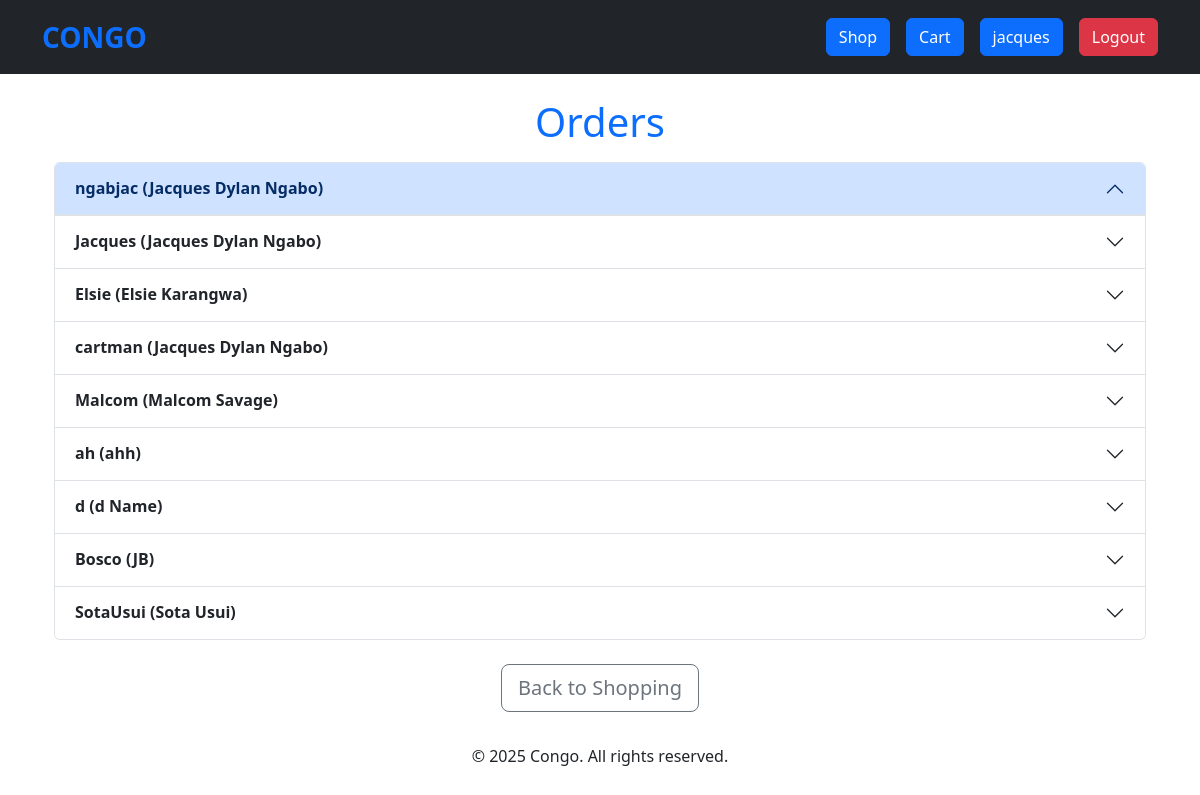
The app's page /orders/ (signed in) with its own data.
### models.py (models this page shows)
class Order(db.Model):
    id = db.Column(db.Integer, primary_key=True)
    username = db.Column(db.String(80), unique=False, nullable=False)
    realname = db.Column(db.String(200), unique=False, nullable=False)
    mailingaddress = db.Column(db.String(200), unique=False, nullable=False)
    cart = db.Column(JSON, nullable=False)

### app.py (the view)
@app.route("/orders/", methods=["GET"])
def orders():
    orders = Order.query.all()
    grouped_orders = defaultdict(list)
    for order in orders:
        grouped_orders[order.username].append(order)  # Group the orders by the username
    return render_template("orders.html", grouped_orders=grouped_orders)

### app.py (called while the page is built)
@app.before_request
def check_login():
    if (
        request.path == url_for("register_form")
        or request.path == url_for("login_form")
        or request.path == url_for("orders")
        or request.path == url_for("create_user")
        or request.path.startswith("/static/")
    ):
        pass
    elif "username" not in session:
        return redirect(url_for("login_form"))

@app.after_request
def add_no_cache_headers(response):
    response.headers["Cache-Control"] = "no-store, no-cache, must-revalidate, max-age=0"
    response.headers["Pragma"] = "no-cache"
    response.headers["Expires"] = "0"
    return response

### templates/orders.html (shortened to what this page needs)
{% extends "base.html" %}
{% block content %}
<div class="container mt-4">
    <h1 class="text-primary text-center">Orders</h1>
    {% if grouped_orders %}
        <div class="accordion mt-3" id="ordersAccordion">
            {% for username, user_orders in grouped_orders.items() %}
                <div class="accordion-item">
                    <h2 class="accordion-header" id="heading-{{ username }}">
                        <button class="accordion-button {% if loop.index != 1 %}collapsed{% endif %}"
                                type="button"
                                data-bs-toggle="collapse"
                                data-bs-target="#collapse-{{ username }}"
                                aria-expanded="{% if loop.index == 1 %}true{% else %}false{% endif %}"
                                aria-controls="collapse-{{ username }}">
                            <strong>{{ username }} ({{ user_orders[0].realname }})</strong>
                        </button>
                    </h2>
                </div>
            {% endfor %}
        </div>
    {% else %}
        <div class="alert alert-warning text-center mt-4">
            <p>No orders have been placed yet.</p>
        </div>
    {% endif %}
    {% if "username" in session %}
    <div class="text-center mt-4">
        <a href="{{ url_for('show_items') }}" class="btn btn-outline-secondary btn-lg">
             Back to Shopping
        </a>
    </div>
    {% endif %}
</div>
{% endblock %}

### records on screen
Order: username "ngabjac", realname "Jacques Dylan Ngabo"
Order: username "Jacques", realname "Jacques Dylan Ngabo"
Order: username "Elsie", realname "Elsie Karangwa"
Order: username "cartman", realname "Jacques Dylan Ngabo"
Order: username "Malcom", realname "Malcom Savage"
Order: username "ah", realname "ahh"
Order: realname "d Name"
Order: username "Bosco", realname "JB"
Order: username "SotaUsui", realname "Sota Usui"

### other values on screen
{{ session["username"] }} "jacques"
{{ username }} "d"
